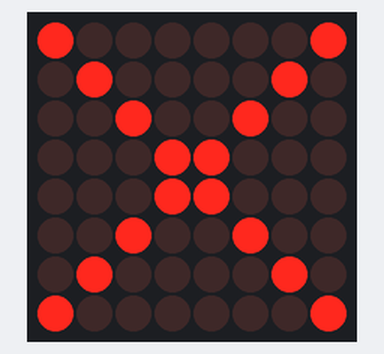
The sketch below on a simulated Arduino Uno, built with avr-gcc and run on an emulated ATmega328P. Parts: 8×8 LED matrix.

Above: at 0.1 s.

The sketch:

_____.ino
```cpp
#include "LedControl.h"
LedControl lc=LedControl(12,11,10,1);

byte great[8]={B10000001,
               B01000010,
               B00100100,
               B00011000,
               B00011000,
               B00100100,
               B01000010,
               B10000001};
byte good[8] = {};

byte soSO[8] = {};

byte bad [8] = {};

unsigned long delaytime=100;
void writeOnmatrix(byte emoticonArray[]);

void setup() {
  /*
   The MAX72XX is in power-saving mode on startup,
   we have to do a wakeup call
   */
   lc.shutdown(0,false);
/* Set the brightness toa medium values */
lc.setIntensity (0,8);
/*and clear the display */
lc.clearDisplay(0);
}

void loop() {
  // put your main code here, to run repeatedly:
writeOnMatrix(great);
}

void writeOnMatrix(byte emoticonArray[])
{
  for(int i=0;i<8;i++)
    lc.setRow(0,i,emoticonArray[i]);
  delay(delaytime);
}
```
